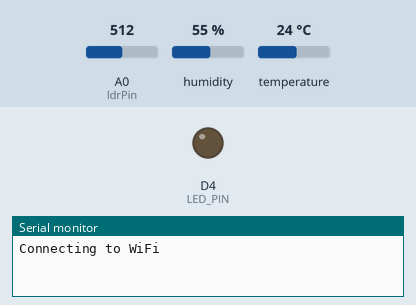
Bench run of a sketch on a simulated ESP8266 (NodeMCU). On the bench: output pins drawn as LEDs (lit = HIGH), the last lines printed to the serial monitor. The test bench sets the inputs (shaded band); at power-on: A0 (ldrPin) = 512, humidity 55 %, temperature 24 °C. WiFi joins after 1.5 s; servers stay silent unless stated; uploads are accepted with an empty reply.

Above: at 0.1 s.
At 1.8 s:
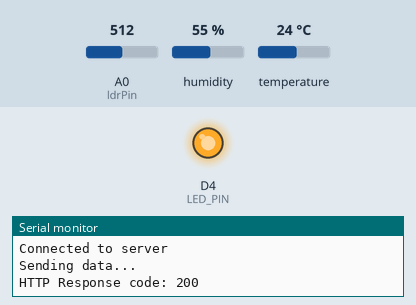
Timing chart, 0 to 3.3 s (numbered marks = the images above):
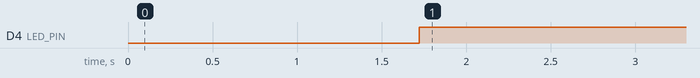

Measured:
- by itself, D4 (LED_PIN): LOW → HIGH at 1.7 s

The sketch:

esp8266_room_codition.ino
```cpp
#include <ESP8266WiFi.h>
#include <ESP8266HTTPClient.h>
#include <DHT.h>

// Replace with your network credentials
const char* ssid = "Ak";
const char* password = "12345678";

// Your server details
const char* serverName = "http://13.201.118.241/sensor.php";

// DHT Sensor settings
#define DHTPIN D5
#define DHTTYPE DHT22  // Change to DHT22

DHT dht(DHTPIN, DHTTYPE);

// Onboard LED pin (usually D4 or D0 depending on the board)
#define LED_PIN LED_BUILTIN

// LDR pin
const int ldrPin = A0;  // Analog pin A0

// Room ID and additional details
const char* roomId = "room-204";  // Add your room ID
const char* designation = "Engineer";  // Replace with your designation
const char* gender = "Male";  // Replace with gender (Male/Female/Other)
int age = 25;  // Replace with your age
const char* module = "Module-A";  // Replace with your module name

void setup() {
  Serial.begin(115200);
  delay(10);

  // Initialize DHT sensor
  dht.begin();

  // Set LED pin as output
  pinMode(LED_PIN, OUTPUT);
  digitalWrite(LED_PIN, LOW); // Turn off LED

  // Connect to WiFi
  WiFi.begin(ssid, password);
  Serial.println("Connecting to WiFi");
  while (WiFi.status() != WL_CONNECTED) {
    delay(500);
    Serial.print(".");
  }
  Serial.println();
  Serial.println("Connected to WiFi");
}

void loop() {
  // Read temperature and humidity
  float humidity = dht.readHumidity();
  float temperature = dht.readTemperature();

  // Check if any reads failed and exit early (to try again).
  if (isnan(humidity) || isnan(temperature)) {
    Serial.println("Failed to read from DHT sensor!");
    delay(2000); // Wait for sensor to recover
    return;
  }

  int ldrValue = analogRead(ldrPin);
  int brightnessPercent = map(ldrValue, 0, 1023, 100, 0);

  // Print the values to the Serial Monitor
  Serial.print("Humidity: ");
  Serial.print(humidity);
  Serial.print(" %\t");
  Serial.print("Temperature: ");
  Serial.print(temperature);
  Serial.print(" *C\t");
  Serial.print("Brightness Level: ");
  Serial.print(brightnessPercent);
  Serial.println(" %");

  if (WiFi.status() == WL_CONNECTED) {
    WiFiClient client;
    HTTPClient http;

    // Increase the timeout duration
    http.setTimeout(35000); // 35 seconds

    // Prepare the URL for the HTTP request
    Serial.println("Connecting to server...");
    if (http.begin(client, serverName)) {
      Serial.println("Connected to server");

      // Specify content type as form data
      http.addHeader("Content-Type", "application/x-www-form-urlencoded");

      // Prepare the data to be sent in the form body
      String postData = "temperature=" + String(temperature) +
                        "&humidity=" + String(humidity) +
                        "&brightness=" + String(brightnessPercent) +
                        "&roomid=" + String(roomId) +
                        "&designation=" + String(designation) +
                        "&gender=" + String(gender) +
                        "&age=" + String(age) +
                        "&module=" + String(module);

      // Send the HTTP POST request with the data in the form body
      Serial.println("Sending data...");
      int httpResponseCode = http.POST(postData);

      if (httpResponseCode == 301) {
        // Get the new URL from the response headers
        String newUrl = http.header("Location");
        Serial.print("Redirected to: ");
        Serial.println(newUrl);
        // Send a new request to the new URL
        http.begin(client, newUrl);
        httpResponseCode = http.POST(postData);
      }

      if (httpResponseCode > 0) {
        Serial.print("HTTP Response code: ");
        Serial.println(httpResponseCode);
        // Turn on the LED if the response code is positive
        digitalWrite(LED_PIN, HIGH);
      } else {
        Serial.print("Error code: ");
        Serial.println(httpResponseCode);
        Serial.print("Error occurred: ");
        Serial.println(http.errorToString(httpResponseCode).c_str());

        // Turn off the LED if the response code is not positive
        digitalWrite(LED_PIN, LOW);
      }

      // Free resources
      http.end();
    } else {
      Serial.println("Connection to server failed");
      digitalWrite(LED_PIN, LOW);
    }
  } else {
    Serial.println("WiFi Disconnected");
    // Turn off the LED if WiFi is disconnected
    digitalWrite(LED_PIN, LOW);
  }

  // Break the long delay into smaller intervals to prevent watchdog resets
  for (int i = 0; i < 240; i++) { // 240 * 500ms = 120000ms (2 minutes)
    delay(500);
    // Feed the watchdog timer
    yield();
  }
}
```
